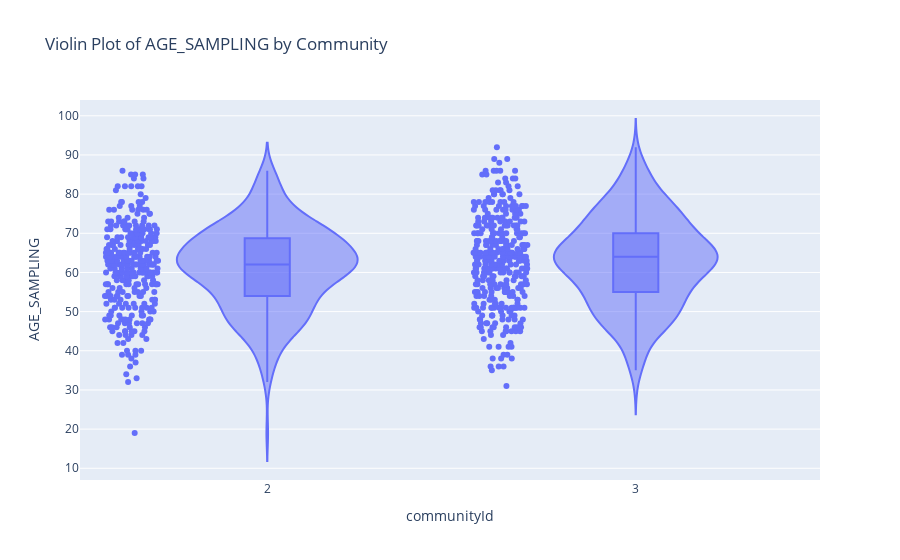
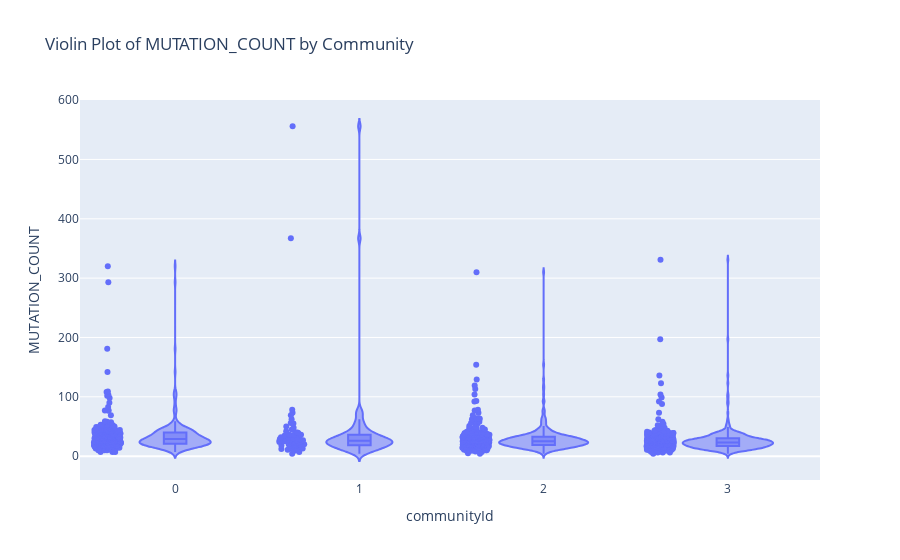

The notebook cell these images were saved under, in order:
### Code cell
compare_age_mutation_count(merged_df, 2, 3)

### Figure 1 — Plotly figure (JSON) as saved in the notebook; plotly's stock layout.template omitted (floating-point values rounded to 4 significant figures; data arrays with more than 128 entries replaced by an {"elided": "..."} marker saying what was removed)
{"data": [{"alignmentgroup": "True", "box": {"visible": true}, "hovertemplate": "communityId=%{x}<br>AGE_SAMPLING=%{y}<extra></extra>", "legendgroup": "", "marker": {"color": "#636efa"}, "name": "", "offsetgroup": "", "orientation": "v", "points": "all", "scalegroup": "True", "showlegend": false, "type": "violin", "x": {"elided": "710 int values"}, "x0": " ", "xaxis": "x", "y": {"elided": "710 float values"}, "y0": " ", "yaxis": "y"}], "layout": {"legend": {"tracegroupgap": 0}, "title": {"text": "Violin Plot of AGE_SAMPLING by Community"}, "violinmode": "group", "xaxis": {"anchor": "y", "domain": [0, 1], "title": {"text": "communityId"}}, "yaxis": {"anchor": "x", "domain": [0, 1], "title": {"text": "AGE_SAMPLING"}}}}

### Figure 2 — Plotly figure (JSON) as saved in the notebook; plotly's stock layout.template omitted (floating-point values rounded to 4 significant figures; data arrays with more than 128 entries replaced by an {"elided": "..."} marker saying what was removed)
{"data": [{"alignmentgroup": "True", "box": {"visible": true}, "hovertemplate": "communityId=%{x}<br>MUTATION_COUNT=%{y}<extra></extra>", "legendgroup": "", "marker": {"color": "#636efa"}, "name": "", "offsetgroup": "", "orientation": "v", "points": "all", "scalegroup": "True", "showlegend": false, "type": "violin", "x": {"elided": "1062 int values"}, "x0": " ", "xaxis": "x", "y": {"elided": "1062 float values"}, "y0": " ", "yaxis": "y"}], "layout": {"legend": {"tracegroupgap": 0}, "title": {"text": "Violin Plot of MUTATION_COUNT by Community"}, "violinmode": "group", "xaxis": {"anchor": "y", "domain": [0, 1], "title": {"text": "communityId"}}, "yaxis": {"anchor": "x", "domain": [0, 1], "title": {"text": "MUTATION_COUNT"}}}}
